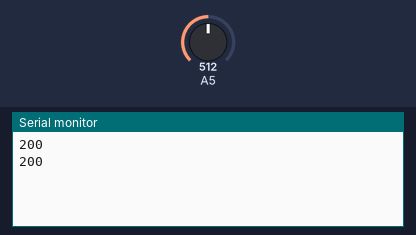
Bench run of a sketch on a simulated Arduino Uno, built with avr-gcc and run on an emulated ATmega328P. Parts: the last lines printed to the serial monitor. The inputs (shaded band) are chosen by the test bench; at power-on: A5 = 512.

Above: at 1.8 s.
1.9 s: A5 set to 716
At 2.8 s:
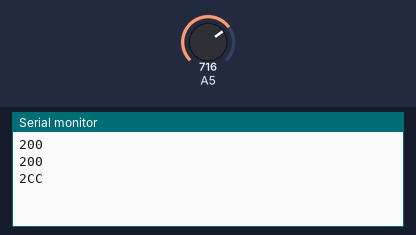
4.5 s: A5 set to 511
At 5.6 s:
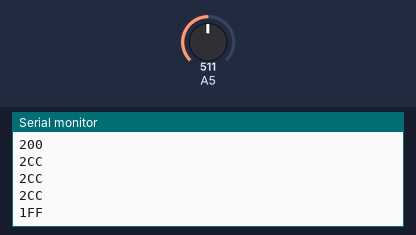
7.5 s: A5 set to 122
At 8.8 s:
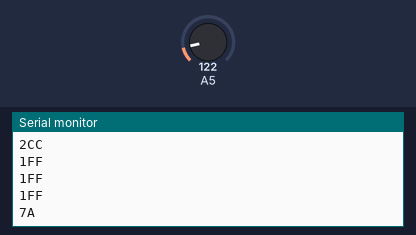

Measured:
- after the input at 1.9 s, the serial monitor: prints a new line after 0.10 s (image 1)
- after the input at 4.5 s, the serial monitor: prints a new line after 0.50 s (image 2)
- after the input at 7.5 s, the serial monitor: prints a new line after 0.50 s (image 3)

The sketch:

sketch_com_analogica_potenciometro.ino
```cpp
//Sketch de un código que permite muestrear la salida de un potenciómetro que va modificando su valor de resistencia
//Estos datos se obtienen leyendo un puerto analógico al que está conectado un extremo del potenciómetro

void setup() {
  //Velocidad de transferencia de dato, 9600 bits/seg o baudios
  Serial.begin(9600);
}

void loop() {
  //Con esto leemos el valor analógico del pin A0 y lo guardamos en la variable serialValue
  int sensorValue = analogRead(A5);

  Serial.println(sensorValue, HEX);

  delay(1000);
}
```
